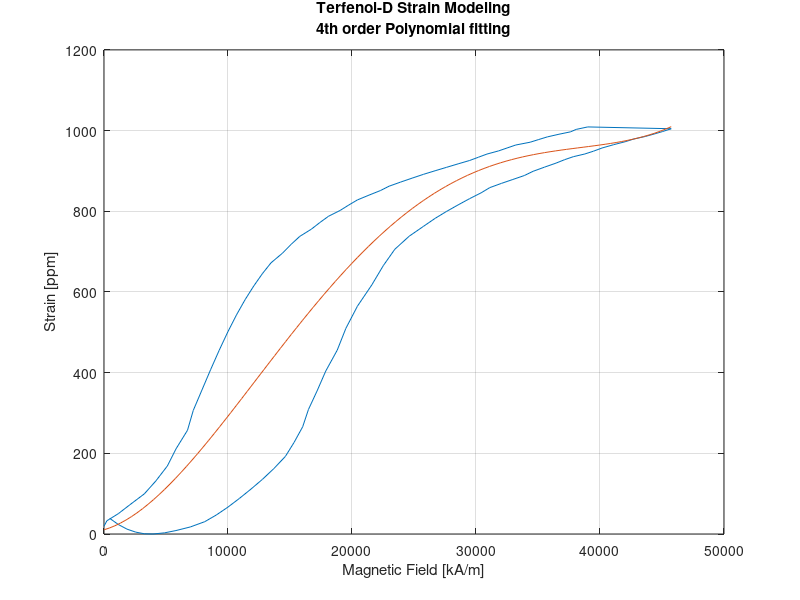
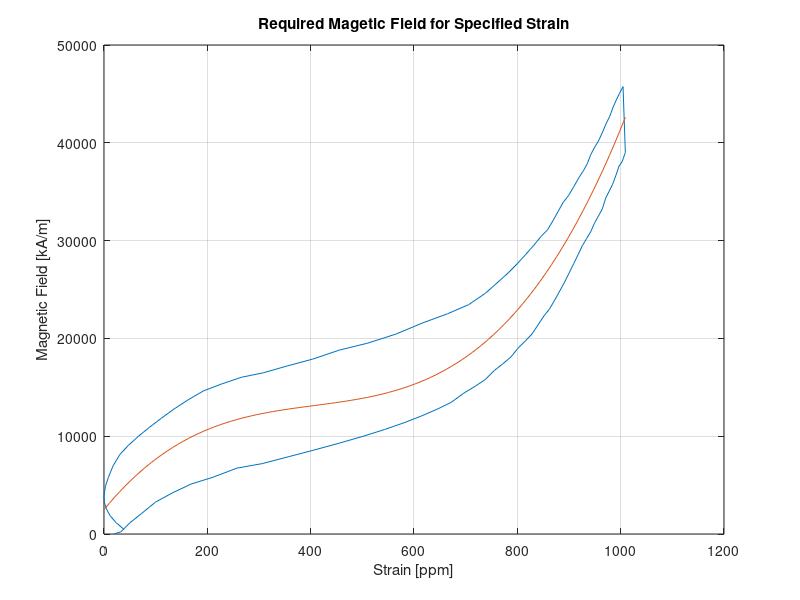
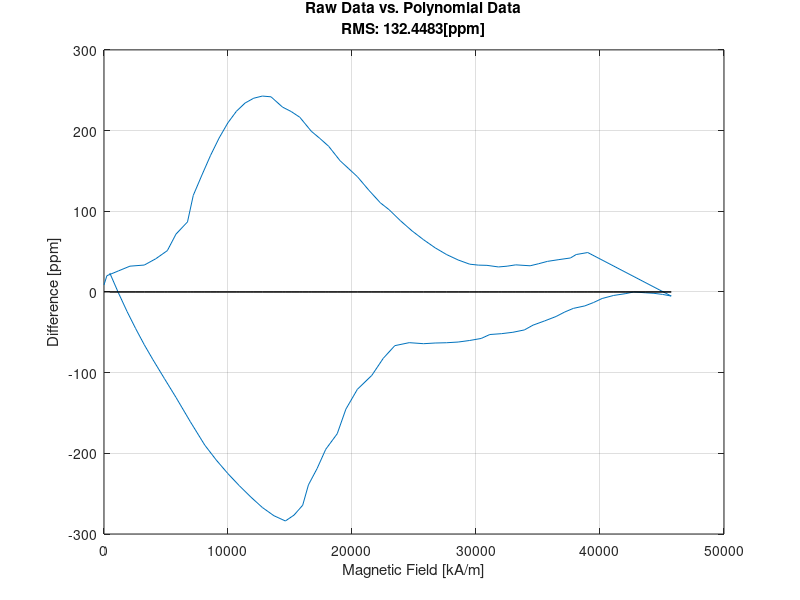

MATLAB code for these plots, in order: (Note: this script raises an error after producing the figures.)
%% Initializing Matlab
format compact
clear all
close all
clc
%% Raw Data Preprossecing
HH =1e3*[0.464409349
1.161022577
1.857635806
2.554249034
3.250863854
3.947477082
4.87629578
5.805114479
6.966138648
8.127161225
9.055979924
9.984797031
10.91361573
11.84243284
12.77125154
13.70007023
14.62888893
15.32550216
16.02211698
16.48652633
17.18313956
17.87975279
18.80857148
19.50518471
20.43400182
21.5950244
22.5238431
23.45266179
24.61368437
25.77470695
26.70352565
27.63234435
28.56116145
29.48998015
30.41879885
31.11541208
32.04423078
32.97304948
33.90186817
34.59848299
35.52730169
36.4561188
37.15273203
37.84934526
38.77816236
39.47477559
40.17139041
41.10020911
42.02902781
42.72564263
43.65446133
44.35107455
45.04768937
45.7443026
46.67311971
47.36973294
48.29855164
48.99516486
49.69177809
50.38839291
51.31721161
52.24603031
53.17484901
54.10366771
54.80028093
55.49689416
55.96130192
56.65791515
57.35452838
58.28334708
59.21216577
60.14098447
61.06980317
61.76641799
62.46303122
63.15964445
63.85625768
64.5528709
65.48168801
66.41050671
67.10712153
68.03594023
68.73255346
69.42916828
70.1257815
70.82239473
71.51900955
72.21562437
72.9122376
73.60885083
74.30546406
75.00207728
75.69869051
76.39530374
76.85971309
77.55632791
78.25294114
79.18175984
80.11057853
81.03939723
81.96821593
82.89703463
83.59364786
84.29026109
84.98687432
85.45128207
85.91569142
86.61230465
87.076714
87.77332882
88.70214752
89.39876075
90.09537557
90.79199039
91.48860361
91.95301296
92.64962619
93.34623942
94.04285265
94.73946588
95.4360791
96.13269392
96.82930715
97.52592038
98.2225352
98.91915002
99.61576325
100.0801726
100.7767874
101.2411968
101.93781
102.6344232
103.3310365
103.7954442
104.4920574
104.9564668
105.1886723
105.6530816
106.3496964
106.8141058
107.510719
108.2073322
108.9039471
109.3683564
110.0649696
110.7615829
111.4581961
112.1548093
112.8514225
113.3158319
113.7802412
114.2446506
114.7090599
115.1734693
115.8700825
116.3344919
117.0311067
117.495516
117.9599254
118.4243347
119.1209496
119.5853589
120.0497683
120.7463815
121.2107908
121.6751986
122.1396063
122.6040141
123.0684235
123.5328328
123.9972421
124.4616515
125.1582663
125.6226757
126.087085
126.5514944
127.0159037
127.2481076
127.7125169
128.1769263
128.6413356
129.105745
129.8023582
130.266766
130.7311737
131.1955831
131.6599924
132.1244018
132.5888111
133.0532205
133.5176298
133.9820392
134.2142447
134.678654
135.1430633
135.3752672
135.8396766
136.3040859
136.7684953
137.2329046
137.697314
138.1617233
138.3939272
138.6261327
138.8583381
139.3227475
139.5549514
140.0193607
140.2515646
140.7159724
140.9481762
141.4125856
141.8769949
142.3414043
142.8058136
143.270223
143.5024269
143.7346307
143.9668346
144.1990401
144.4312456
144.8956549
145.3600643
145.8244736
146.0566775
146.2888814
146.2888814
146.2888814
146.5210868
146.7532923
147.2177017
147.4499071
147.9143165
148.1465204
148.3787242
148.3787242
148.6109281
148.843132
149.0753359
149.3075397
149.5397436
150.004153
150.2363584
150.4685639
150.7007694
150.9329749
150.9329749
150.9329749
151.1651787
151.1651787
151.3973826
151.6295865
151.8617904
151.8617904
152.0939943
152.3261997
152.5584052
152.5584052
152.7906107
153.0228161
153.0228161
153.25502
153.4872255
153.4872255
153.7194294
153.7194294
153.4872255
153.7194294
153.9516332
153.9516332
154.1838371
154.416041
154.416041
154.6482465
154.6482465
154.6482465
154.6482465
154.6482465
154.6482465
154.8804519
155.1126574
155.3448629
155.5770684
155.3448629
155.3448629
155.3448629
155.3448629
155.3448629
155.5770684
155.3448629
155.3448629
155.3448629
155.3448629
155.3448629
155.3448629
155.3448629
155.1126574
154.8804519
154.6482465
154.6482465
154.416041
154.416041
154.416041
154.416041
154.416041
154.1838371
153.9516332
153.7194294
153.4872255
153.2550216
153.2550216
153.2550216
153.2550216
153.2550216
153.2550216
153.0228161
152.7906107
152.5584052
152.3261997
152.3261997
152.3261997
152.3261997
152.0939958
151.861792
151.3973826
151.1651787
150.9329749
150.7007694
150.4685639
150.2363584
150.004153
149.7719475
149.7719475
149.5397436
149.3075397
149.0753359
148.843132
148.6109281
148.3787242
148.1465204
147.9143165
147.6821126
147.4499087
147.2177032
146.9854978
146.7532923
146.288883
145.8244736
145.5922697
145.1278604
144.663451
144.4312456
143.9668362
143.7346307
143.5024269
143.270223
143.0380191
143.0380191
142.5736098
142.3414043
142.1091988
141.8769933
141.412584
140.9481762
140.4837685
140.0193607
139.554953
139.0905436
138.8583381
138.6261327
138.1617233
137.9295179
137.4651085
137.0006992
136.5362898
136.3040843
135.6074711
135.1430618
134.6786524
134.2142431
133.5176298
133.0532205
132.8210166
132.5888127
132.1244034
131.659994
131.4277886
130.9633792
130.266766
129.8023582
129.5701543
128.8735411
128.4091318
127.9447224
127.4803131
126.7836982
126.3192889
125.6226757
125.1582663
124.693857
124.2294476
123.7650383
123.3006289
122.8362196
122.1396063
121.4429931
120.7463799
120.2819705
119.5853573
119.120948
118.8887441
118.4243347
117.7277215
117.2633122
116.5666973
116.102288
115.4056748
114.7090599
114.2446506
113.7802412
113.0836264
112.6192171
112.1548093
111.6904
110.9937867
110.2971735
109.6005603
109.1361509
108.2073322
107.7429229
107.0463097
106.3496948
105.65308
105.1886707
104.4920574
103.7954442
103.3310365
102.6344232
101.93781
101.2411968
100.7767874
100.0801726
99.38355937
98.68694614
97.99033132
97.2937165
96.59710327
96.13269392
95.4360791
94.73946588
94.04285265
93.5784433
92.88183007
92.18521684
91.48860361
90.79199039
89.86317169
89.16655687
88.46994364
87.77332882
87.076714
86.38010077
85.68348754
84.98687432
84.29026109
83.36144398
82.66483075
81.73601205
81.03939723
80.34278401
79.64616919
78.94955437
78.25294114
77.55632791
76.85971309
76.16309986
75.23428275
74.53766953
73.60885083
72.68003372
71.98342049
71.51901114
70.82239632
70.1257831
69.42916828
68.73255346
67.80373476
66.87491606
66.17830124
65.24948413
64.32066703
63.39184833
62.6952351
61.76641799
61.06980317
60.37318835
59.67657512
58.74775643
58.05114161
57.35452838
56.42571127
55.49689257
54.80027934
53.87146224
52.94264354
52.24602872
51.54941549
50.62059679
49.92398197
49.22736874
48.53075552
47.60193682
46.90532359
46.20871036
45.27989166
44.35107296
43.42225426
42.49343557
41.33241299
40.63579976
39.70698106
39.01036783
38.08155073
37.61714138
36.68832268
35.75950557
35.06289234
34.36627752
33.20525495
32.50864172
31.8120269
30.8832082
30.18659497
29.48998015
28.56116145
27.63234435
26.70352565
25.77470695
24.84588984
23.91707114
22.98825244
22.29163922
21.36282052
20.43400182
19.73738859
19.04077536
18.11195666
17.41534344
16.71873021
15.78991151
15.09329669
14.39668346
13.46786476
12.77124994
12.07463672
11.37802349
10.68141026
9.984797031
9.288183803
8.591570575
7.894957346
7.198342527
6.733933177
5.805114479
5.108499659
4.179680961
3.250862262
2.089839684
1.161022577
0.23220547
0
];

SS = [
    38.7236
23.43796
12.02468
4.68758
0.61142
0
2.85332
8.55996
17.52754
30.57128
47.07978
66.4416
88.0453
111.07566
135.3289
162.23164
192.3953
226.83896
265.76642
308.56622
354.62696
403.74484
455.71602
509.72528
564.54978
617.3362
665.23122
705.78914
738.19472
762.85556
782.42118
799.7449
815.84578
831.33522
845.80564
858.64558
869.03982
878.82262
888.60544
898.99968
909.39392
919.38054
927.9405
935.2776
942.00328
948.93278
956.88132
965.03368
972.3708
979.09648
985.41454
991.325
997.64306
1004.57256
1011.29824
1017.2087
1022.3039
1026.9915
1031.8829
1037.58954
1043.70378
1049.61424
1054.91326
1059.80466
1064.28846
1068.97606
1074.07126
1079.37028
1084.26168
1088.33784
1092.2102
1096.28638
1100.77018
1105.45778
1110.3492
1114.833
1118.50156
1121.9663
1125.83868
1129.91484
1133.7872
1137.86336
1141.3281
1144.58902
1148.05378
1152.12996
1156.00234
1160.07852
1163.54328
1166.6004
1169.45372
1172.71464
1175.97558
1179.23652
1182.49746
1185.35078
1188.2041
1191.26122
1194.52214
1197.78308
1201.24782
1204.10114
1206.54684
1209.19636
1211.84586
1214.29156
1217.3487
1220.40584
1222.85154
1225.50106
1228.5582
1231.0039
1233.6534
1236.50672
1238.74862
1240.7867
1243.0286
1245.0667
1247.5124
1250.36572
1252.60762
1254.84952
1257.49902
1259.74092
1261.779
1264.4285
1266.8742
1268.50468
1270.54276
1272.37704
1274.00752
1276.2494
1279.10272
1281.14082
1283.1789
1285.42078
1287.05126
1288.68172
1290.9236
1292.75788
1294.38836
1296.22264
1297.85312
1299.27978
1301.52168
1303.55976
1305.39404
1307.2283
1308.85878
1310.28544
1312.11972
1313.95398
1315.38064
1317.0111
1318.43776
1319.66062
1321.2911
1323.3292
1324.95968
1326.79396
1328.42442
1329.64726
1331.07392
1332.70438
1333.92722
1335.35388
1336.98436
1338.0034
1339.22626
1341.06054
1342.4872
1343.71004
1345.3405
1346.56334
1347.37858
1348.80524
1350.0281
1351.25096
1352.67762
1353.90046
1354.7157
1356.34616
1357.77282
1358.99568
1360.42234
1361.849
1362.46044
1363.27568
1364.29472
1365.31378
1366.33282
1367.75948
1368.5747
1369.59374
1370.81658
1372.03944
1373.05848
1374.28134
1375.30038
1375.9118
1376.72702
1377.54226
1378.5613
1379.58036
1380.80322
1381.61846
1382.43368
1383.45272
1384.06414
1384.87938
1385.69462
1386.30606
1386.71368
1387.73272
1388.54794
1389.36316
1390.3822
1391.40124
1391.80886
1392.4203
1393.03174
1393.64316
1394.2546
1395.06984
1395.47746
1396.08888
1396.7003
1397.31172
1397.92314
1398.94218
1399.5536
1400.16504
1400.77646
1401.38788
1401.7955
1402.40694
1402.81456
1403.22218
1403.8336
1404.2412
1404.85262
1405.66784
1406.07546
1406.27928
1406.6869
1407.09452
1407.29834
1407.70596
1408.11358
1408.3174
1408.5212
1408.92882
1409.33644
1410.15166
1410.76308
1411.1707
1411.3745
1411.7821
1411.7821
1411.9859
1412.39352
1412.59732
1412.80114
1413.41258
1413.6164
1413.8202
1414.43164
1414.63544
1414.43162
1414.63542
1414.63542
1414.4316
1414.63542
1414.83924
1415.04306
1415.45068
1415.8583
1416.0621
1416.2659
1416.4697
1416.4697
1416.2659
1416.2659
1416.2659
1416.2659
1416.46972
1416.87734
1417.08116
1417.28498
1417.4888
1417.28498
1417.28498
1417.28498
1417.08116
1416.87734
1416.87734
1416.67352
1416.4697
1416.67352
1416.67352
1416.67352
1416.87734
1416.67354
1416.26592
1416.06212
1415.85832
1415.4507
1415.24688
1415.24688
1415.24688
1415.04306
1414.83924
1414.63544
1414.22782
1413.8202
1413.6164
1413.4126
1413.20878
1412.80116
1412.39354
1411.98592
1411.5783
1411.3745
1411.3745
1411.1707
1410.9669
1410.7631
1410.35548
1409.74406
1409.33644
1408.725
1408.31738
1407.90976
1407.70594
1407.29832
1407.09452
1406.6869
1406.07548
1405.66786
1405.26024
1404.64882
1404.0374
1403.62978
1402.81456
1402.20314
1401.5917
1400.98026
1400.57264
1400.36882
1399.55358
1398.94216
1398.33074
1397.51552
1396.49648
1396.08886
1395.47744
1394.4584
1393.84696
1393.23554
1392.4203
1391.80886
1391.40124
1390.3822
1389.56696
1388.75174
1387.5289
1386.50986
1385.89844
1384.8794
1384.06416
1383.45274
1382.84132
1381.82228
1381.21086
1380.19182
1379.17276
1378.1537
1377.13466
1375.708
1374.68896
1373.66992
1372.44708
1371.63184
1371.0204
1370.00136
1369.18614
1368.3709
1366.94424
1365.51758
1364.49852
1363.07184
1361.64518
1360.82994
1359.8109
1358.58806
1357.56902
1356.54998
1355.12332
1353.90048
1352.47382
1350.84336
1349.4167
1348.19384
1346.76718
1345.54432
1344.52528
1343.09862
1341.67196
1340.4491
1339.02244
1337.39196
1336.1691
1334.53864
1332.70436
1331.2777
1329.85104
1328.22058
1326.99772
1325.77488
1323.9406
1322.51394
1320.88346
1319.0492
1317.41872
1315.99206
1313.95398
1312.11972
1310.48924
1308.65496
1306.82068
1305.39402
1303.55974
1301.52166
1299.68738
1297.85312
1295.81504
1293.98076
1292.14648
1290.1084
1288.27412
1286.43984
1284.40176
1282.56748
1280.5294
1278.2875
1276.24942
1274.21132
1271.76562
1269.72754
1267.68946
1265.24374
1262.79804
1260.75996
1258.51806
1256.07236
1254.03428
1251.9962
1249.5505
1247.1048
1244.65908
1242.00958
1239.36006
1236.71054
1233.85722
1231.20772
1228.762
1226.1125
1223.6668
1221.22108
1218.57156
1215.51444
1212.86492
1209.80778
1206.75066
1203.89734
1201.04402
1197.9869
1195.3374
1192.48408
1189.22314
1186.166
1183.10886
1179.4403
1175.97556
1172.71462
1169.24988
1165.78514
1162.72802
1159.46708
1156.20616
1152.94522
1149.27666
1145.40428
1141.73572
1137.65954
1133.58338
1129.71102
1125.83866
1121.7625
1117.89014
1113.81396
1109.53398
1105.45782
1101.17782
1096.69402
1092.21024
1087.72644
1082.83502
1078.14744
1073.45984
1068.36462
1063.47322
1058.78562
1053.6904
1048.5952
1043.7038
1038.20098
1032.49434
1026.7877
1020.87724
1014.96678
1009.05632
1002.94208
996.82782
990.91738
984.3955
977.87362
971.14792
964.21842
956.8813
949.5442
941.79948
933.85096
925.90244
917.5463
908.98634
900.42638
891.6626
882.08358
872.30076
862.11032
851.30846
839.89518
828.07428
815.43814
801.98678
787.72018
772.23072
755.51842
737.78708
718.01764
696.21012
672.16072
645.258
614.68672
580.8545
542.9461
500.96152
455.30838
407.00574
356.66502
306.3243
257.20644
210.9419
168.5497
131.45654
99.4586
72.55586
50.54452
32.81318
19.158
9.7828
4.27996
2.44568
4.48376
9.78278
18.13892
30.97886
47.48736
67.2568
89.67574
113.92898
139.40506
167.32684
198.71336
234.37988
274.73398
319.57188
368.28214
419.84572
474.0588
529.90234
585.74588
638.5323
685.20446
723.52048
753.68416
776.30692
794.44588
810.95438
827.25906
842.74852
856.81132
868.83604
878.82266
888.19786
897.98066
908.3749
918.97294
928.95956
937.1119
944.0414
950.97088
958.308
966.25654
974.40888
981.74598
987.86024
993.56688
999.27352
1005.7954
1012.9287
1019.8582
1025.76864
1030.86386
1035.75526
1040.85048
1046.55712
1052.67138
1058.37802
1063.26942
1067.75322
1072.237
1077.1284
1082.63122
1087.72644
1092.21022
1096.08258
1099.75114
1103.4197
1108.31112
1113.40634
1118.29776
1122.57774
1126.4501
1129.50722
1133.17578
1137.45576
1141.53194
1145.4043
1148.86904
1151.92616
1154.98328
1158.65182
1162.5242
1166.39656
1170.06512
1173.12226
1175.97558
1179.2365
1182.70126
1185.75838
1188.8155
1191.66882
1194.11454
1196.96786
1200.4326
1204.10116
1207.3621
1210.21542
1212.4573
1214.6992
1217.1449
1219.79442
1222.85154
1225.70488
1227.94678
1230.18868
1232.83818
1235.4877
1238.34102
1241.39814
1243.84384
1245.67812
1247.7162
1249.95808
1252.19998
1254.64568
1257.09138
1259.12946
1261.16756
1263.40946
1265.85516
1268.50468
1270.95038
1272.78464
1274.61892
1276.4532
1278.08366
1280.12176
1282.36366
1284.19794
1285.8284
1287.8665
1289.49696
1291.53504
1293.77692
1295.6112
1297.03786
1298.66834
1300.29882
1301.72548
1303.76358
1305.80166
1307.43212
1308.85878
1310.48926
1311.91592
1313.54638
1315.58446
1317.21492
1318.64158
1320.06824
1321.2911
1322.71776
1324.55204
1326.1825
1327.60916
1329.23962
1330.46248
1331.68534
1333.31582
1334.74248
1335.76154
1336.98438
1338.00342
1339.02246
1340.65292
1342.48718
1343.71004
1345.1367
1346.35954
1347.17478
1348.19384
1349.6205
1350.63954
1351.65858
1352.67762
1353.69666
1354.7157
1356.14236
1357.36522
1358.38426
1359.4033
1360.21854
1360.82996
1361.849
1362.86804
1363.68328
1364.70232
1365.72138
1366.74042
1367.96328
1369.18612
1370.20516
1371.2242
1371.83564
1372.44706
1372.85468
1373.66992
1374.28134
1375.09656
1376.1156
1377.13464
1377.94988
1378.96892
1379.78416
1380.19178
1380.80322
1381.21084
1381.41466
1382.02608
1382.84132
1383.45274
1384.26796
1385.08318
1385.69462
1386.30604
1386.91746
1387.5289
1387.93652
1388.54794
1388.75176
1389.15938
1389.36318
1389.9746
1390.1784
1390.99362
1391.40124
1392.01266
1392.6241
1393.23554
1393.43936
1393.84698
1394.2546
1394.05078
1394.25458
1394.6622
1395.06982
1395.47744
1396.29268
1396.7003
1396.9041
1397.1079
1397.1079
1397.1079
1397.3117
1397.3117
1397.3117
1397.92312
1398.33074
1398.53456
1399.14598
1399.5536
1399.3498
1399.5536
1399.5536
1399.3498
1399.5536
1399.7574
1399.7574
1399.9612
1400.36882
1400.36882
1400.57264
1400.77646
1400.98028
1400.98028
1401.1841
1400.98028
1400.77646
1400.77646
1400.77646
1400.57264
1400.77646
1400.98028
1400.77646
1400.77646
1400.98028
1400.57266
1400.36884
1400.16504
1399.75742
1399.5536
1399.7574
1399.5536
1399.5536
1399.7574
1399.34978
1398.94216
1398.94216
1398.73834
1398.12692
1397.92312
1397.71932
1397.3117
1397.1079
1397.1079
1397.1079
1397.1079
1397.1079
1396.9041
1396.7003
1396.29268
1395.68126
1395.27364
1394.86602
1394.4584
1394.2546
1394.2546
1394.0508
1393.84698
1393.64316
1393.43934
1392.8279
1392.42028
1392.01266
1391.40124
1390.99362
1390.58602
1389.77078
1389.36318
1389.15938
1388.54796
1388.34414
1388.34414
1387.5289
1386.71366
1386.10224
1385.287
1384.47176
1384.26794
1383.86032
1383.04508
1382.63748
1382.02606
1381.21084
1380.3956
1379.98798
1379.17274
1378.56132
1377.74608
1377.13466
1376.52324
1375.91182
1374.89278
1374.28136
1373.66994
1372.6509
1371.83566
1371.22422
1370.20518
1368.98232
1368.16708
1367.14804
1366.129
1365.51756
1364.90614
1363.8871
1363.27566
1362.46042
1361.44138
1360.42234
1359.6071
1358.18044
1356.9576
1355.93856
1354.9195
1353.90046
1353.28904
1352.4738
1351.45476
1350.43572
1349.21286
1347.99
1346.97096
1345.7481
1344.32144
1343.3024
1342.07956
1340.6529
1339.63386
1338.81864
1337.5958
1336.37294
1335.3539
1333.92724
1332.50058
1331.27772
1329.85106
1328.4244
1327.20154
1325.77488
1324.34822
1323.32918
1321.90252
1320.47586
1319.0492
1317.62254
1315.78826
1314.3616
1312.73114
1311.10066
1309.674
1308.04354
1306.41306
1305.1902
1303.76354
1301.92926
1300.5026
1299.07594
1297.03786
1295.4074
1293.77694
1291.94266
1290.1084
1288.68174
1286.84746
1285.21698
1283.58652
1281.75224
1279.71416
1277.87988
1275.8418
1273.8037
1271.96942
1269.93134
1267.89326
1266.05898
1264.2247
1261.9828
1260.14852
1258.31424
1256.27616
1254.23808
1252.4038
1249.9581
1247.5124
1245.0667
1242.621
1240.1753
1238.1372
1236.0991
1233.6534
1231.4115
1228.9658
1226.3163
1223.8706
1221.6287
1218.9792
1216.32968
1214.08778
1211.43828
1208.99258
1206.54686
1204.10116
1201.45164
1198.59832
1195.33738
1192.28026
1189.42694
1186.36982
1183.5165
1181.0708
1178.21748
1175.16036
1172.30704
1169.2499
1165.98896
1162.93184
1159.46708
1155.79852
1152.33378
1148.86904
1145.40428
1142.14336
1138.88242
1135.62148
1132.15672
1128.48818
1124.81962
1121.15108
1117.0749
1112.79492
1108.71874
1104.84638
1100.7702
1096.89784
1093.22928
1088.9493
1084.87312
1080.38932
1075.90554
1071.21796
1066.93798
1061.84276
1056.95136
1052.05994
1047.16852
1042.27712
1037.58952
1032.69812
1027.3991
1022.10008
1016.39344
1010.483
1004.77636
999.06972
992.95546
987.045
981.33836
975.02028
968.70222
962.38416
955.65848
948.32136
941.18806
933.64714
926.10622
918.3615
910.61678
902.46444
894.3121
885.75214
876.78456
867.61318
858.03418
847.84374
837.2457
826.24002
814.41912
802.1906
789.75828
776.3069
762.24412
747.7737
732.28426
715.57196
698.04442
679.09022
658.50556
636.90184
613.66766
588.80302
562.71552
535.40516
506.26054
476.7083
447.15606
417.1962
387.84778
359.72218
332.20802
305.7129
281.25586
258.22548
237.2332
218.4828
201.56668
186.28104
172.82968
160.39736
149.18788
139.20126
130.23368
121.87752
114.74422
108.22236
102.31192
97.0129
92.52912
70.31398
49.11788
28.94082
9.579
];
% %% Open raw data
% raw_data = xlsread('S-H_B-H graphs.xls','Data','AV5:AW1149');     % Not recommended starting in R2019a
% HH = 1e3*raw_data(:,1);
% SS = raw_data(:,2);
%% Create Data Vectors

max_ppm = 1010; %[ppm] - max required Strain value
%UNCOMMENT NEXT LINE FOR MAXIMUM DATA PMM 
%max_ppm = max(SS+1)

% Creating S-H data for required Strain value
j=1;
for i=1:length(HH)
    if SS(i)<1010
    S(j) =SS(i);
    H(j)=HH(i);
    j=j+1;
    end
end
%polyopt(H,S,2,8,1); %Calculation optimal polynomial order
close all
%% Display Polynomial fitting
figure('Name','HS DATA')
plot(H,S); %Plotting raw data
hold 'on'
hspoly = polyfit(H,S,4); %Polynomial fit: Strain(Magnetic field)
hbase = linspace(0,max(H),length(H)); % X axis 
hsval = polyval(hspoly,hbase); %Y axis
plot(hbase,hsval); % ploting polynomial fitting: Strain as function of Magnetic fiels intensity
grid 'on'
ylabel('Strain [ppm]')
xlabel('Magnetic Field [kA/m]')
title({'Terfenol-D Strain Modeling';'4th order Polynomial fitting'})
%% Required Magetic Field for Specified Strain
figure('Name','SH DATA')
plot(S,H)
hold 'on'
grid 'on'
xlabel('Strain [ppm]')
ylabel('Magnetic Field [kA/m]')
title('Required Magetic Field for Specified Strain')

shpoly = polyfit(S,H,3);
sbase = linspace(0,max(S));
shval = polyval(shpoly,sbase);
plot(sbase,shval);
%% Raw Data vs. Polynomial Data

for i = 1:length(H)
    dif_s(i) = S(i)-polyval(hspoly,H(i));
end
figure()
plot(H,dif_s)
grid 'on'
xlabel('Magnetic Field [kA/m]')
ylabel('Difference [ppm]')
title({'Raw Data vs. Polynomial Data' ; ['RMS: ' num2str(rms(dif_s)) '[ppm]']})
hold on
plot(H,zeros(1,length(H)),'k');
hold off
%%%%%%%%%%%%%%%%%%%%%%%%%%%%%%%%%%%%%%%%%%%%%%%%%
%% FEMM Simulation
casename ='TerfenolD Plunger  Anlysis 03 '; 
CircName = 'Coil'; % Circuit name, as defined in FEMM
i_vec = 0:0.2:10; % from 0[A] to 10[A], 500[mA] resolution
n_coil = 1200; %Number of coil turns
save_fig = 1; % set as 1 to save FEMM simulation bitmap. Else: define as 0.
if(save_fig)
    fig_dir = [casename '_Analysis figs__' datestr(now,'mmmm dd, yyyy HH;MM;SS')];
    mkdir (fig_dir); %Create a new sub-folder for simulation figs
    frame = 1;
end

z = linspace(-50,50,length(i_vec));

%% Open existing problem and run an analysis
openfemm;

opendocument('H:\Terfenol_D_Pneumatic_Valve\FEMM\Terfenol_Solenoid_2.FEM') %load FEMM problem
for i = 1:length(i_vec)
mi_selectlabel(35,-12);
mi_setblockprop('12 AWG', 1,0,'Coil', 0, 0, n_coil);
mi_setcurrent(CircName,i_vec(i)) %Set the current to 0
close all
mi_analyze(1)

mi_loadsolution
mo_selectblock(12,1)
if(save_fig)
    mo_savebitmap([ fig_dir '\' num2str(frame) '000.bmp']);
    frame = frame+1;
end
AJ_sol(i) = mo_blockintegral(0); 
A_sol(i) = mo_blockintegral(1);
MFE_sol(i) =  mo_blockintegral(2);
HL_sol(i) =  mo_blockintegral(3);
RL_sol(i) =  mo_blockintegral(4);
Bcsa_sol(i) =  mo_blockintegral(5);
Tl_sol(i) =  mo_blockintegral(6);
Tc_sol(i) =  mo_blockintegral(7);
IoBr_sol(i) =  mo_blockintegral(8);
IoBz_sol(i) =  mo_blockintegral(9);
Bv_sol(i) =  mo_blockintegral(10);
r_SS_LorentzForce_sol(i) =  mo_blockintegral(11);
z_SS_LorentzForce_sol(i) =  mo_blockintegral(12);
r_2x_LorentzForce_sol(i) =  mo_blockintegral(13);
z_2x_LorentzForce_sol(i) =  mo_blockintegral(14);
SS_Lorents_torque_sol(i) =  mo_blockintegral(15);
Lorentz_torque_x2_component_sol(i) =  mo_blockintegral(16);
Magnetic_field_coenergy_sol(i) =  mo_blockintegral(17);
r_SS_weighted_stress_tensor_force_sol(i) =  mo_blockintegral(18);
z_SS_weighted_stress_tensor_force_sol(i) =  mo_blockintegral(19);
r_2x_weighted_stress_tensor_force_sol(i) =  mo_blockintegral(20);
r_2x_weighted_stress_tensor_force_sol(i) =  mo_blockintegral(21);
SS_weighted_stress_tensor_torque_sol(i) =  mo_blockintegral(22);
two_component_of_weighted_stress_tensor_torque_sol(i) =  mo_blockintegral(23);
R2_sol(i) =  mo_blockintegral(24); %Moment of inertia/density

%% line
% mo_clearblock
% mo_addcontour(10,50);
% mo_addcontour(10,-50);
% axis_data(i,:) = abs(mo_lineintegral(1));

mo_clearcontour
mo_addcontour(30,-50);
mo_addcontour(30,50);
axis_data(i,:) = abs(mo_lineintegral(1));


end
closefemm

%% Create I-H Polynome
%% ===================
%% RAW DATA
Hn = axis_data(:,2);
Hn=Hn';
figure(1)
plot(i_vec,Hn)
grid on
title('Plunger Magnetic field')
xlabel('Current [A]')
ylabel('Magnetic Field Intensity [A/m]')
hold on

%% I-H Polynom orser optimization
%ihopt = polyopt(i_vec,Hn,2,10,1);
%% I-H polynom
ihpoly = polyfit(i_vec,Hn,5);
ihpolyval = polyval(ihpoly,i_vec);
figure(1)
plot(i_vec,ihpolyval);
hold off
figure(2)
plot(i_vec,Hn-ihpolyval);
grid on
xlabel('Current [A]')
ylabel('Diff [A/m]')

%% I-S Polynomial fitting

for i=1:length(i_vec)
    h = polyval(ihpoly,i_vec(i));
    td_is(i) = polyval(hspoly,h);
end
% close all
plot(i_vec,td_is*100e-6);
hold on
plot(i_vec,zeros(1,length(i_vec)),'k')
title('Terfenol-D Plunger Simulation')
grid on
xlabel('Current [A]')
ylabel('Plunger Strain [mm]')

%% Function composition
plunger_length = 100; %[mm]
ppm2mm = 1e-6;
plung_movement = td_is*plunger_length*ppm2mm; % [mm]*ppm/ppm = [mm] // Translate td_is vector from [ppm] to [mm]

%polyopt(i_vec,plung_movement,2,6,1) % 4th order

tdpoly = polyfit(i_vec,plung_movement,4);
tdpolyval = polyval(tdpoly,i_vec);
figure()
plot(i_vec,tdpolyval)
grid on
xlabel('Current [A]')
ylabel('Plunger Movement [mm]')
hold on
plot(linspace(0,length(td_is),length(td_is)),td_is*100e-6)
legend('Raw Data','4th Order Polynomial Fitting')
title('Terfenol-D Solenoid Simulation')
figure()
plot(i_vec,plung_movement-tdpolyval)
grid on
xlabel('Current [A]')
ylabel('Plunger Movement Diff [mm]')

%% Pneumatic Relation
 
D=5; % [mm] Diameter of Valve input hole 
F=5; %[kg/s] Flow in 
P = @(h,d) F/(pi*h*d); 
    for j = 1:length(i_vec) 
       press(j)= P(0.1-plung_movement(j),D); 
    end 
plot(i_vec,press)